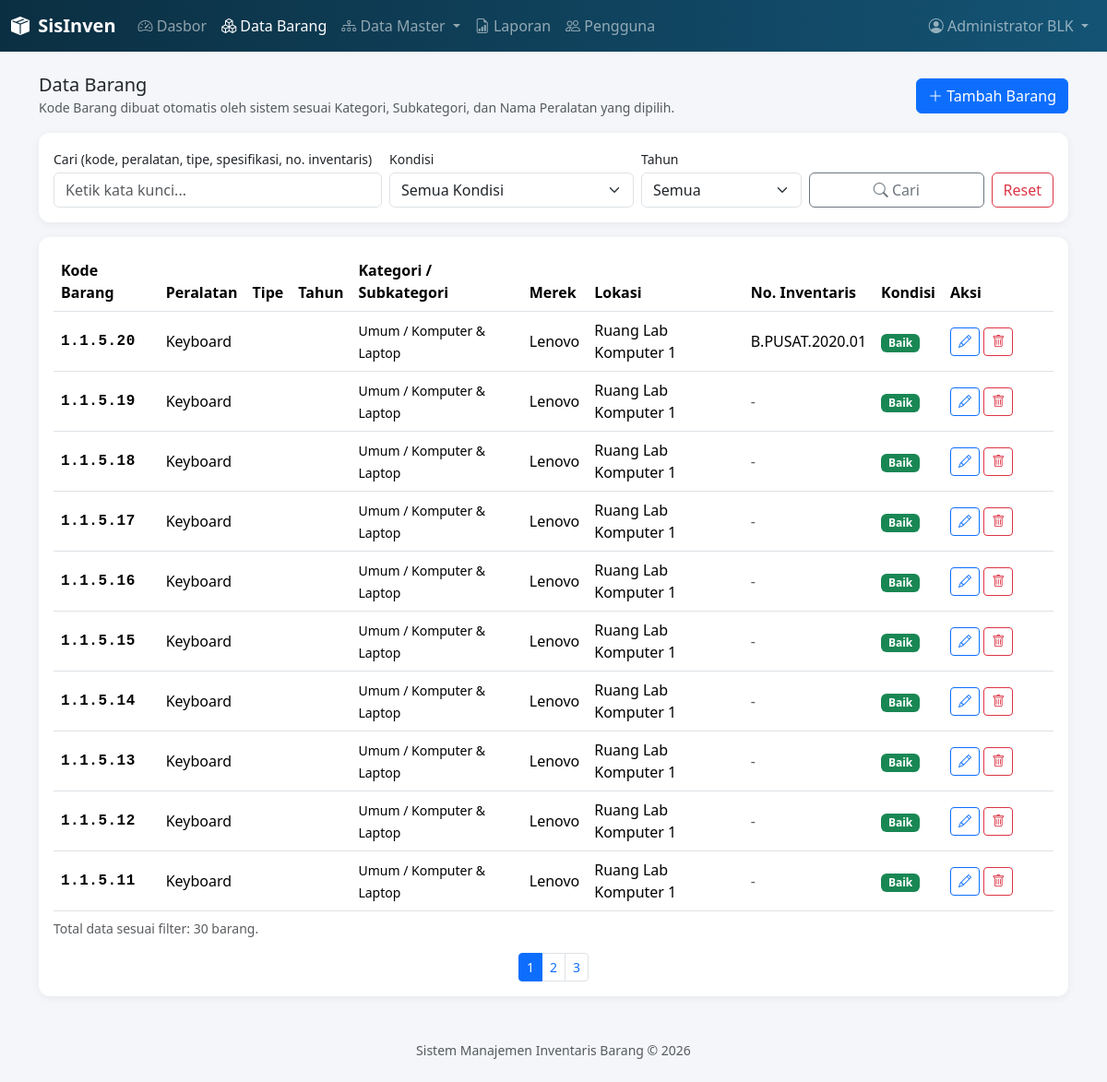
The app's page /barang/index.php (signed in), older data.
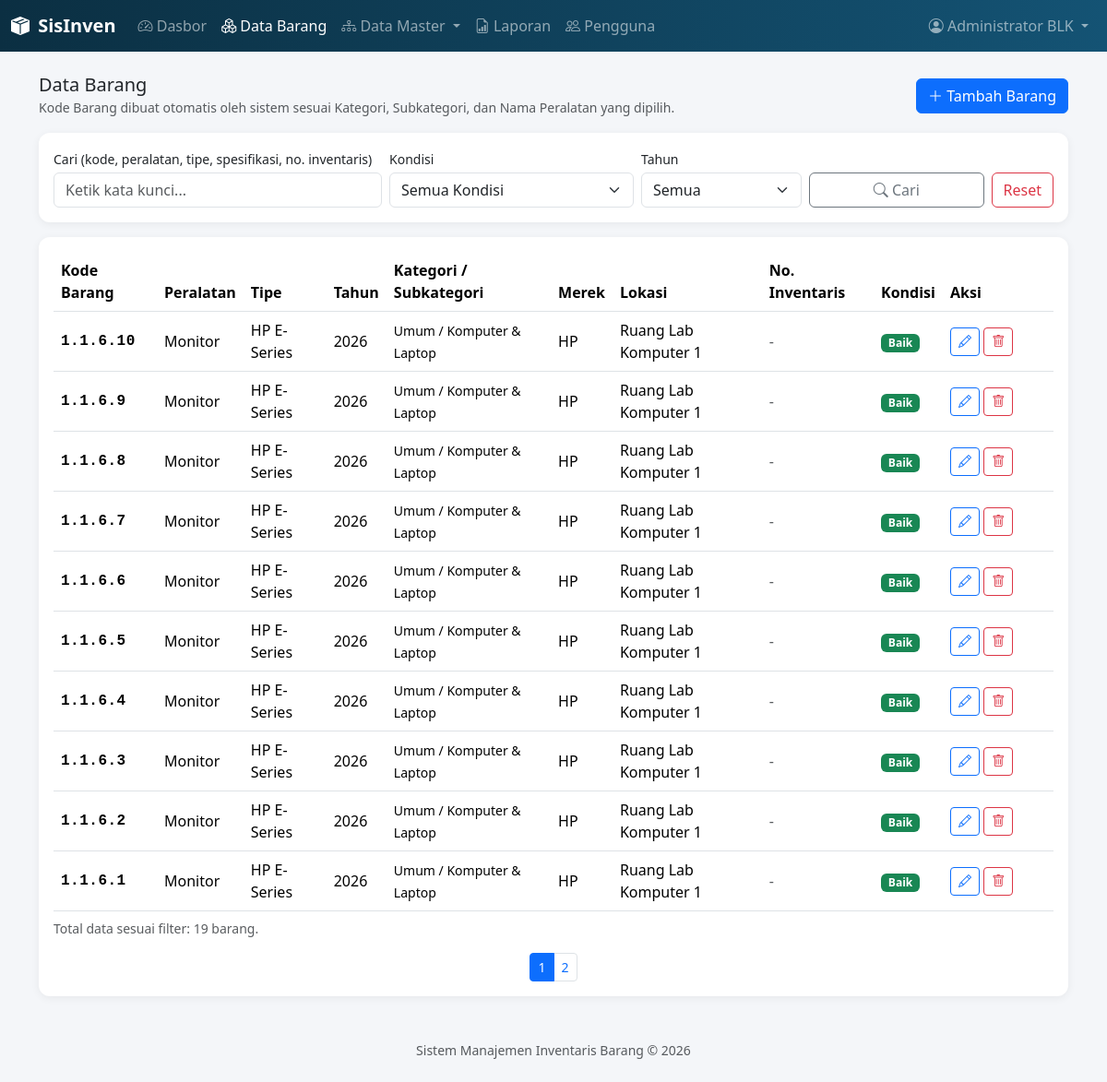
The same page, newer data.
### tables this page shows
CREATE TABLE `barang` (
  `id` int(11) NOT NULL,
  `kode_barang` varchar(50) NOT NULL,
  `kategori_id` int(11) NOT NULL,
  `subkategori_id` int(11) NOT NULL,
  `merek_id` int(11) NOT NULL,
  `lokasi_id` int(11) NOT NULL,
  `nama_peralatan_id` int(11) NOT NULL,
  `tipe_barang` varchar(100) NOT NULL,
  `tahun_perolehan` year(4) NOT NULL,
  `foto_peralatan` varchar(255) DEFAULT NULL,
  `nomor_urut` int(11) NOT NULL,
  `spesifikasi` text NOT NULL,
  `nomor_inventaris_kantor` varchar(100) DEFAULT NULL,
  `kondisi_id` int(11) NOT NULL,
  `user_last_edit` varchar(100) NOT NULL,
  `timestamp_last_edit` datetime NOT NULL,
  `created_at` datetime DEFAULT current_timestamp()
);

CREATE TABLE `nama_peralatan` (
  `id` int(11) NOT NULL,
  `kode_peralatan` int(11) NOT NULL,
  `nama_peralatan` varchar(100) NOT NULL,
  `created_at` datetime DEFAULT current_timestamp()
);

CREATE TABLE `kategori` (
  `id` int(11) NOT NULL,
  `kode_kategori` int(11) NOT NULL,
  `nama_kategori` varchar(100) NOT NULL,
  `created_at` datetime DEFAULT current_timestamp()
);

CREATE TABLE `subkategori` (
  `id` int(11) NOT NULL,
  `kategori_id` int(11) NOT NULL,
  `kode_subkategori` int(11) NOT NULL,
  `nama_subkategori` varchar(100) NOT NULL,
  `created_at` datetime DEFAULT current_timestamp()
);

CREATE TABLE `merek` (
  `id` int(11) NOT NULL,
  `nama_merek` varchar(100) NOT NULL,
  `created_at` datetime DEFAULT current_timestamp()
);

CREATE TABLE `lokasi` (
  `id` int(11) NOT NULL,
  `nama_ruangan` varchar(100) NOT NULL,
  `created_at` datetime DEFAULT current_timestamp()
);

CREATE TABLE `kondisi_barang` (
  `id` int(11) NOT NULL,
  `nama_kondisi` varchar(50) NOT NULL,
  `kode_warna` varchar(7) NOT NULL DEFAULT '#6c757d',
  `created_at` datetime DEFAULT current_timestamp()
);

### barang/index.php (the view, shortened to what the changed rows need)
<?php
require_once __DIR__ . '/../includes/functions.php';
$pdo = getKoneksi();
$cari = trim($_GET['cari'] ?? '');
$filterKondisi = $_GET['kondisi'] ?? '';
$filterTahun = $_GET['tahun'] ?? '';
$halaman = max(1, (int) ($_GET['halaman'] ?? 1));
$perHalaman = 10;
$sqlDasar = 'FROM barang b
        JOIN kategori k ON k.id = b.kategori_id
        JOIN subkategori s ON s.id = b.subkategori_id
        JOIN merek m ON m.id = b.merek_id
        JOIN lokasi l ON l.id = b.lokasi_id
        JOIN nama_peralatan np ON np.id = b.nama_peralatan_id
        JOIN kondisi_barang kb ON kb.id = b.kondisi_id
        WHERE 1=1';
$params = [];
$stmtTotal = $pdo->prepare('SELECT COUNT(*) ' . $sqlDasar);
$stmtTotal->execute($params);
$totalData = (int) $stmtTotal->fetchColumn();
$offset = ($halaman - 1) * $perHalaman;
$sql = 'SELECT b.*, k.nama_kategori, s.nama_subkategori, m.nama_merek, l.nama_ruangan, np.nama_peralatan,
               kb.nama_kondisi, kb.kode_warna '
     . $sqlDasar . ' ORDER BY b.id DESC LIMIT ' . $perHalaman . ' OFFSET ' . $offset;
$stmt = $pdo->prepare($sql);
$stmt->execute($params);
$daftar = $stmt->fetchAll();
require_once __DIR__ . '/../includes/header.php';
?>
<div class="card p-3">
  <div class="table-responsive">
    <table class="table table-hover align-middle mb-0">
      <thead>
        <tr>
          <th>Kode Barang</th>
          <th>Peralatan</th>
          <th>Tipe</th>
          <th>Tahun</th>
          <th>Kategori / Subkategori</th>
          <th>Merek</th>
          <th>Lokasi</th>
          <th>No. Inventaris</th>
          <th>Kondisi</th>
          <th style="width:120px">Aksi</th>
        </tr>
      </thead>
      <tbody>
      <?php foreach ($daftar as $row): ?>
        <tr>
          <td class="kode-barang"><?= amankan($row['kode_barang']) ?></td>
          <td><?= amankan($row['nama_peralatan']) ?></td>
          <td><?= amankan($row['tipe_barang']) ?></td>
          <td><?= amankan($row['tahun_perolehan']) ?></td>
          <td><small><?= amankan($row['nama_kategori']) ?> / <?= amankan($row['nama_subkategori']) ?></small></td>
          <td><?= amankan($row['nama_merek']) ?></td>
          <td><?= amankan($row['nama_ruangan']) ?></td>
          <td><?= $row['nomor_inventaris_kantor'] ? amankan($row['nomor_inventaris_kantor']) : '<span class="text-muted">-</span>' ?></td>
          <td><span class="badge" style="background-color: <?= amankan($row['kode_warna']) ?>"><?= amankan($row['nama_kondisi']) ?></span></td>
          <td>
            <a href="form.php?id=<?= $row['id'] ?>" class="btn btn-sm btn-outline-primary"><i class="bi bi-pencil"></i></a>
            <button class="btn btn-sm btn-outline-danger" onclick="hapus(<?= $row['id'] ?>)"><i class="bi bi-trash"></i></button>
          </td>
        </tr>
      <?php endforeach; ?>
      </tbody>
    </table>
  </div>
  <p class="text-muted small mt-2 mb-0">Total data sesuai filter: <?= $totalData ?> barang.</p>
  <?php renderPaginasi($halaman, $totalData, $perHalaman, ['cari' => $cari, 'kondisi' => $filterKondisi, 'tahun' => $filterTahun]); ?>
</div>
<?php require_once __DIR__ . '/../includes/footer.php'; ?>

### includes/functions.php (shortened to what the changed rows need)
<?php
function amankan($teks) {
    return htmlspecialchars($teks ?? '', ENT_QUOTES, 'UTF-8');
}
function renderPaginasi($halamanSekarang, $totalData, $perHalaman, $paramsLain = []) {
    $totalHalaman = (int) ceil($totalData / $perHalaman);
    $paramsLain = array_filter($paramsLain, fn($v) => $v !== '');
    echo '<nav class="mt-3"><ul class="pagination pagination-sm justify-content-center mb-0">';
    for ($i = 1; $i <= $totalHalaman; $i++) {
        $query = http_build_query(array_merge($paramsLain, ['halaman' => $i]));
        $aktif = $i === $halamanSekarang ? ' active' : '';
        echo "<li class=\"page-item{$aktif}\"><a class=\"page-link\" href=\"?{$query}\">{$i}</a></li>";
    }
    echo '</ul></nav>';
}

Row changes from the older to the newer data that the page shows:
removed barang: kode_barang "1.1.5.20", nama_peralatan.nama_peralatan "Keyboard", kategori.nama_kategori "Umum", subkategori.nama_subkategori "Komputer & Laptop", merek.nama_merek "Lenovo", lokasi.nama_ruangan "Ruang Lab Komputer 1", nomor_inventaris_kantor "B.PUSAT.2020.01", kondisi.nama_kondisi "Baik"
removed barang: kode_barang "1.1.5.19", nama_peralatan.nama_peralatan "Keyboard", kategori.nama_kategori "Umum", subkategori.nama_subkategori "Komputer & Laptop", merek.nama_merek "Lenovo", lokasi.nama_ruangan "Ruang Lab Komputer 1", kondisi.nama_kondisi "Baik"
removed barang: kode_barang "1.1.5.18", nama_peralatan.nama_peralatan "Keyboard", kategori.nama_kategori "Umum", subkategori.nama_subkategori "Komputer & Laptop", merek.nama_merek "Lenovo", lokasi.nama_ruangan "Ruang Lab Komputer 1", kondisi.nama_kondisi "Baik"
removed barang: kode_barang "1.1.5.17", nama_peralatan.nama_peralatan "Keyboard", kategori.nama_kategori "Umum", subkategori.nama_subkategori "Komputer & Laptop", merek.nama_merek "Lenovo", lokasi.nama_ruangan "Ruang Lab Komputer 1", kondisi.nama_kondisi "Baik"
removed barang: kode_barang "1.1.5.16", nama_peralatan.nama_peralatan "Keyboard", kategori.nama_kategori "Umum", subkategori.nama_subkategori "Komputer & Laptop", merek.nama_merek "Lenovo", lokasi.nama_ruangan "Ruang Lab Komputer 1", kondisi.nama_kondisi "Baik"
removed barang: kode_barang "1.1.5.15", nama_peralatan.nama_peralatan "Keyboard", kategori.nama_kategori "Umum", subkategori.nama_subkategori "Komputer & Laptop", merek.nama_merek "Lenovo", lokasi.nama_ruangan "Ruang Lab Komputer 1", kondisi.nama_kondisi "Baik"
removed barang: kode_barang "1.1.5.14", nama_peralatan.nama_peralatan "Keyboard", kategori.nama_kategori "Umum", subkategori.nama_subkategori "Komputer & Laptop", merek.nama_merek "Lenovo", lokasi.nama_ruangan "Ruang Lab Komputer 1", kondisi.nama_kondisi "Baik"
removed barang: kode_barang "1.1.5.13", nama_peralatan.nama_peralatan "Keyboard", kategori.nama_kategori "Umum", subkategori.nama_subkategori "Komputer & Laptop", merek.nama_merek "Lenovo", lokasi.nama_ruangan "Ruang Lab Komputer 1", kondisi.nama_kondisi "Baik"
removed barang: kode_barang "1.1.5.12", nama_peralatan.nama_peralatan "Keyboard", kategori.nama_kategori "Umum", subkategori.nama_subkategori "Komputer & Laptop", merek.nama_merek "Lenovo", lokasi.nama_ruangan "Ruang Lab Komputer 1", kondisi.nama_kondisi "Baik"
removed barang: kode_barang "1.1.5.11", nama_peralatan.nama_peralatan "Keyboard", kategori.nama_kategori "Umum", subkategori.nama_subkategori "Komputer & Laptop", merek.nama_merek "Lenovo", lokasi.nama_ruangan "Ruang Lab Komputer 1", kondisi.nama_kondisi "Baik"
added barang: kode_barang "1.1.6.10", nama_peralatan.nama_peralatan "Monitor", tipe_barang "HP E-Series", tahun_perolehan "2026", kategori.nama_kategori "Umum", subkategori.nama_subkategori "Komputer & Laptop", merek.nama_merek "HP", lokasi.nama_ruangan "Ruang Lab Komputer 1", kondisi.nama_kondisi "Baik"
added barang: kode_barang "1.1.6.9", nama_peralatan.nama_peralatan "Monitor", tipe_barang "HP E-Series", tahun_perolehan "2026", kategori.nama_kategori "Umum", subkategori.nama_subkategori "Komputer & Laptop", merek.nama_merek "HP", lokasi.nama_ruangan "Ruang Lab Komputer 1", kondisi.nama_kondisi "Baik"
added barang: kode_barang "1.1.6.8", nama_peralatan.nama_peralatan "Monitor", tipe_barang "HP E-Series", tahun_perolehan "2026", kategori.nama_kategori "Umum", subkategori.nama_subkategori "Komputer & Laptop", merek.nama_merek "HP", lokasi.nama_ruangan "Ruang Lab Komputer 1", kondisi.nama_kondisi "Baik"
added barang: kode_barang "1.1.6.7", nama_peralatan.nama_peralatan "Monitor", tipe_barang "HP E-Series", tahun_perolehan "2026", kategori.nama_kategori "Umum", subkategori.nama_subkategori "Komputer & Laptop", merek.nama_merek "HP", lokasi.nama_ruangan "Ruang Lab Komputer 1", kondisi.nama_kondisi "Baik"
added barang: kode_barang "1.1.6.6", nama_peralatan.nama_peralatan "Monitor", tipe_barang "HP E-Series", tahun_perolehan "2026", kategori.nama_kategori "Umum", subkategori.nama_subkategori "Komputer & Laptop", merek.nama_merek "HP", lokasi.nama_ruangan "Ruang Lab Komputer 1", kondisi.nama_kondisi "Baik"
added barang: kode_barang "1.1.6.5", nama_peralatan.nama_peralatan "Monitor", tipe_barang "HP E-Series", tahun_perolehan "2026", kategori.nama_kategori "Umum", subkategori.nama_subkategori "Komputer & Laptop", merek.nama_merek "HP", lokasi.nama_ruangan "Ruang Lab Komputer 1", kondisi.nama_kondisi "Baik"
added barang: kode_barang "1.1.6.4", nama_peralatan.nama_peralatan "Monitor", tipe_barang "HP E-Series", tahun_perolehan "2026", kategori.nama_kategori "Umum", subkategori.nama_subkategori "Komputer & Laptop", merek.nama_merek "HP", lokasi.nama_ruangan "Ruang Lab Komputer 1", kondisi.nama_kondisi "Baik"
added barang: kode_barang "1.1.6.3", nama_peralatan.nama_peralatan "Monitor", tipe_barang "HP E-Series", tahun_perolehan "2026", kategori.nama_kategori "Umum", subkategori.nama_subkategori "Komputer & Laptop", merek.nama_merek "HP", lokasi.nama_ruangan "Ruang Lab Komputer 1", kondisi.nama_kondisi "Baik"
added barang: kode_barang "1.1.6.2", nama_peralatan.nama_peralatan "Monitor", tipe_barang "HP E-Series", tahun_perolehan "2026", kategori.nama_kategori "Umum", subkategori.nama_subkategori "Komputer & Laptop", merek.nama_merek "HP", lokasi.nama_ruangan "Ruang Lab Komputer 1", kondisi.nama_kondisi "Baik"
added barang: kode_barang "1.1.6.1", nama_peralatan.nama_peralatan "Monitor", tipe_barang "HP E-Series", tahun_perolehan "2026", kategori.nama_kategori "Umum", subkategori.nama_subkategori "Komputer & Laptop", merek.nama_merek "HP", lokasi.nama_ruangan "Ruang Lab Komputer 1", kondisi.nama_kondisi "Baik"
Text that changed along with them:
$totalData: "30" → "19"
list line gone: "3"
